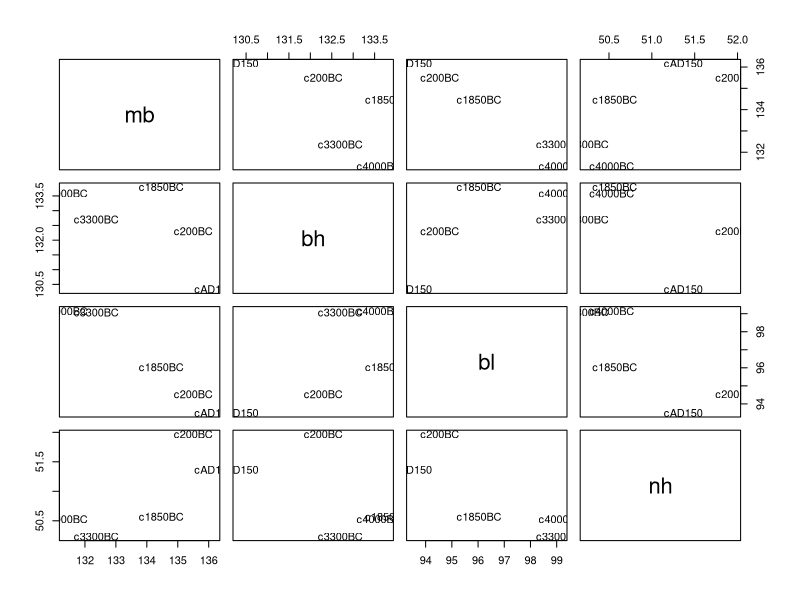

The R source for this figure:
library(HSAUR3)


### Name: skulls
### Title: Egyptian Skulls
### Aliases: skulls
### Keywords: datasets

### ** Examples


  data("skulls", package = "HSAUR3")
  means <- tapply(1:nrow(skulls), skulls$epoch, function(i)
               apply(skulls[i,colnames(skulls)[-1]], 2, mean))
  means <- matrix(unlist(means), nrow = length(means), byrow = TRUE)
  colnames(means) <- colnames(skulls)[-1]
  rownames(means) <- levels(skulls$epoch)
  pairs(means,
      panel = function(x, y) {
          text(x, y, levels(skulls$epoch))
      })
